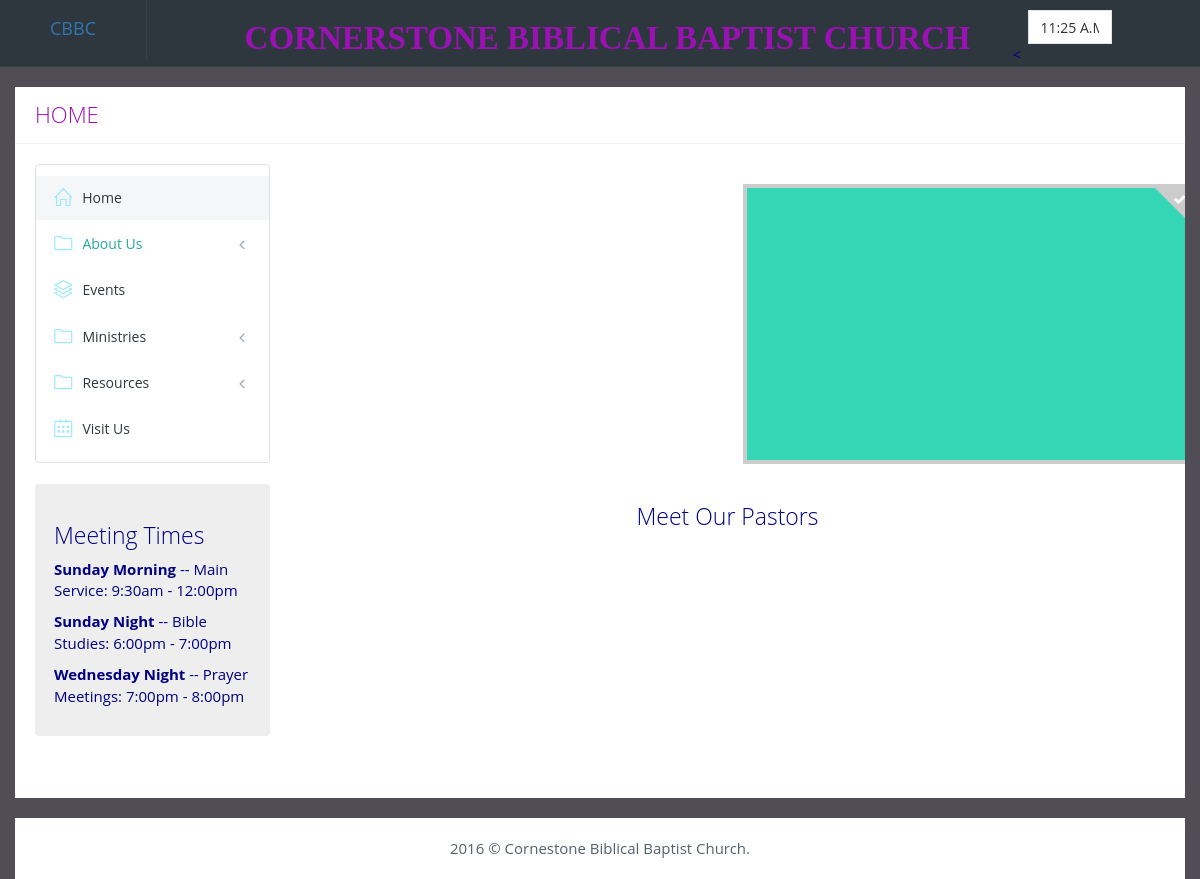
The app's page /, older data.
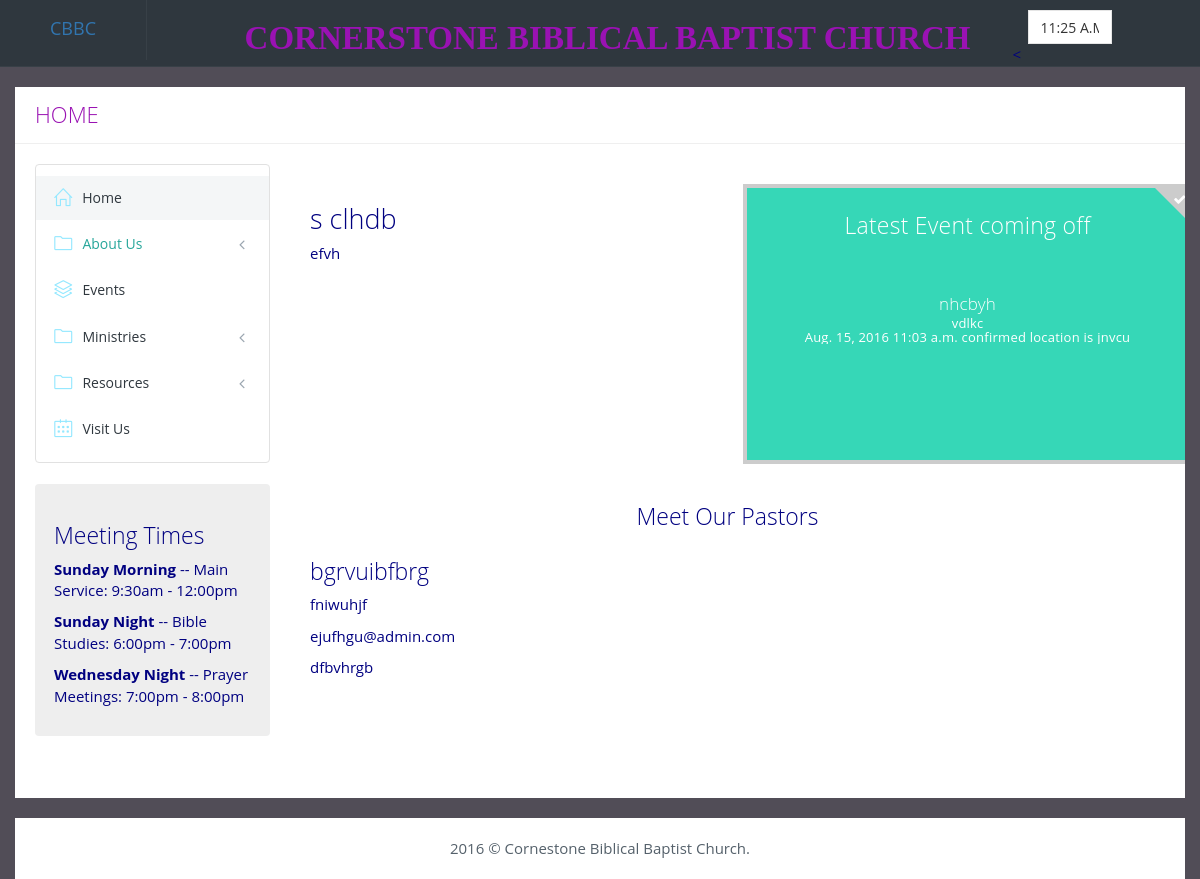
The same page, newer data.
### home/models.py (models this page shows, shortened)
class Welcome(models.Model):
	date_posted = models.DateTimeField(auto_now_add=True)
	title = models.CharField(max_length=100)
	content = models.CharField(max_length=500)
	pastor = models.CharField(max_length=100)
	note = models.CharField(max_length=200)

class Pastor(models.Model):
	date_posted = models.DateTimeField(auto_now_add=True)
	name = models.CharField(max_length=100)
	role = models.CharField(max_length=100)
	background = models.CharField(max_length=1000)
	phone = models.CharField(max_length=50)
	email = models.EmailField(max_length=254)

### events/models.py (models this page shows, shortened)
class Event(models.Model):
	theme = models.CharField(max_length=100)
	theme_verse = models.CharField(max_length=100)
	verse = models.CharField(max_length=500)
	name = models.CharField(max_length=100)
	details = models.CharField(max_length=1000)
	location = models.CharField(max_length=300)
	time = models.TimeField(auto_now_add=False)
	date = models.DateField(auto_now_add=False)
	date_posted = models.DateTimeField(auto_now_add=True)

### home/views.py (the view)
# urls.py: 2. Add a URL to urlpatterns:  url(r'^$', views.home, name='home')
def home(request):
	details = Welcome.objects.order_by('-id')[:1]
	pastors = Pastor.objects.order_by('-id')[:1]
	events = Event.objects.order_by('-id')[:1]
	context = {
		'events' : events,
		'titles' : details,
		'pastors' : pastors,
		'title': 'Home',
	}
	return render(request, 'home.html', context)

### home/templates/home.html (shortened to what this page needs)
{% extends "base.html" %}
{% block content %}
<div class="portlet light">
          <div class="portlet-body">
            <div class="row margin-bottom-30">
            <div class="col-md-6">
            {% for item in titles %}
              <h2>{{ item.title }}</h2>
                <p>
                {{ item.content }}
                </p>
                {% endfor %}
              </div>
              <div class="col-md-6">
<div class="tiles">
<div class="tile double-down double selected bg-green-turquoise" style="width: 450px !important;">
          {% for item in events %}
          <div class="tile-body" style="text-align: center;">
          <h3 style="padding-top:20px;">Latest Event coming off</h3>
          <div style=" padding-top: 60px;">
            <h4>{{item.name}}</h4>
            <p>
               {{item.theme}}
            </p>
            <p>
               {{item.date}} {{item.time}} confirmed location is {{item.location}}
            </p>
            </div>
          </div>
          {% endfor %}
        </div>
        </div>
        </div>
        </div>
  <div class="headline">
    <h3 class="text-center">Meet Our Pastors</h3>
 </div>
   <div class="row">
   {% for item in pastors %}
        <div class="col-md-4">
          <div class="meet-our-team">
            <h3>{{ item.name }} </h3>
            <div class="team-info">
              <p>
                 {{ item.background }}
              </p>
              <p>
                {{ item.email}}
              </p>
              <p>
                {{ item.phone}}
              </p>
            </div>
          </div>
        </div>
        {% endfor %}
        </div>
        </div></div>
  {% endblock %}

### home/templates/base.html (shortened to what this page needs)
{% load staticfiles %}
<!DOCTYPE html>
<html>
<head>
	<link rel="stylesheet" type="text/css" href="{% static 'css/bootstrap.min.css' %}">
	<link rel="stylesheet" type="text/css" href="{% static 'css/simple-line-icons.min.css' %}">
	<link rel="stylesheet" type="text/css" href="{% static 'css/components-rounded.css' %}">
	<link rel="stylesheet" type="text/css" href="{% static 'css/custom.css' %}">
	<link rel="stylesheet" type="text/css" href="{% static 'css/layout.css' %}">
	<link rel="stylesheet" type="text/css" href="{% static 'css/timeline-old.css' %}">
	<link rel="stylesheet" type="text/css" href="{% static 'css/font-awesome.css' %}">
</head>
<body onLoad="startclock()" class="page-quick-sidebar-over-content">
{% include "app_bar.html" %}
<div class="container-fluid">
      	<div class="page-content page-content-popup">
          <div class="page-content-fixed-header">
            <ul class="page-breadcrumb">
              <li class="font-purple-seance uppercase">{{ title }}</li>
            </ul>
          </div>
{% include "sidemenu.html" %}
<div class="page-fixed-main-content">
{% block content %}{% endblock %}
</div>
</div>
      <footer><p class="copyright-v2">2016 © Cornestone Biblical Baptist Church.</p></footer>
      </div>
</body>
</html>

### home/templates/app_bar.html
<header class="page-header">
      <nav class="navbar" role="navigation">
          <div class="container-fluid">
              <div class="row">
                <div class="col-md-2 col-xs-2">
                  <a id="index" class="navbar-brand" href="{% url 'home' %}" style="padding-left: 50px;padding-right: 50px;">
                      CBBC
                  </a>
                  </div>
                <div class="col-md-8 col-xs-8"><a href="{% url 'home' %}" style="text-decoration: noen;">
        <h1 class="navbartext text-center font-purple-seance" style="font-family: algerian;"><b>CORNERSTONE BIBLICAL BAPTIST CHURCH</b></h1></a>
        </div>
                    <div class="col-md-2 col-xs-2">
                      <form style="padding-top:10px;" name="clock">
                        <div class="input-group">
                          <input class="form-control" type="text" name="face" size=5 value="">
                        </div>
                      </form>
                      </div>
                      <
              </div>
          </div>
      </nav>
  </header>

### home/templates/sidemenu.html (shortened to what this page needs)
<div class="page-sidebar-wrapper">
  <div class="page-sidebar navbar-collapse collapse">
    <ul id="nav" class="page-sidebar-menu" data-keep-expanded="false" data-auto-scroll="true" data-slide-speed="200">
      <li class="active" >
        <a class="start" href="{% url 'home' %}">
        <i class="icon-home"></i>
        <span class="title"> Home</span>
        </a>
      </li>
      <li >
        <a href="javascript:;">
        <i class="icon-folder"></i>
        <span class="title font-green"> About Us</span>
        </a>
      </li>
      <li >
        <a href="{% url 'event' %}">
        <i class="icon-layers"></i>
        <span class="title"> Events</span>
        </a>
      </li>
      <li>
        <a href="javascript:;">
        <i class="icon-folder"></i>
        <span class="title"> Ministries</span>
        </a>
      </li>
      <li>
        <a href="javascript:;">
        <i class="icon-folder"></i>
        <span class="title">Resources</span>
        </a>
      </li>
      <li>
        <a href="{% url 'contact' %}">
        <i class="icon-calendar"></i>
        <span class="title">Visit Us</span>
        </a>
      </li>
    </ul>
                  <br><div class="well">
                    <h3>Meeting Times</h3>
                    <p>
                    <strong>Sunday Morning</strong> -- Main Service: 9:30am - 12:00pm
                    </p>
                    <p>
                      <strong>Sunday Night</strong> -- Bible Studies: 6:00pm - 7:00pm
                    </p>
                    <p>
                      <strong>Wednesday Night</strong> -- Prayer Meetings: 7:00pm - 8:00pm
                    </p>
                  </div><br>
                  </div>
                </div>

### static/css/layout.css (style rules this page uses)
.page-header { margin: 0; padding: 0; background: #2f373e; border-bottom-color: #384047; }
.page-header .navbar { z-index: 0; border: none; position: static; margin-bottom: 0; border-radius: 0; }
.page-header .navbar .container-fluid { padding-right: 0; }
.page-header .navbar-brand { height: 60px; max-height: 60px; line-height: 27px; border-right: 1px solid #384047; }
body { background-color: #514D57; background-position: center center; background-size: cover; background-attachment: fixed; }
html { height: 100%; }
.page-content.page-content-popup { background: #fff; }
.page-content { margin: 20px 0; overflow: hidden; }
.page-content .page-content-fixed-header { width: 100%; background: #fff; border-bottom: 1px solid #efefef; }
.page-content .page-content-fixed-header:before, .page-content .page-content-fixed-header:after { display: table; content: " "; }
.page-content .page-content-fixed-header:after { clear: both; }
.page-content .page-content-fixed-header .page-breadcrumb { float: left; list-style: none; margin-bottom: 0; padding-left: 20px; }
.page-content .page-content-fixed-header .page-breadcrumb > li { margin: 0; color: #6c7984; font-size: 22px; padding: 12px 0; font-weight: 200; white-space: pre-line; display: inline-block; }
.page-content .page-fixed-main-content { padding: 20px; }
@media (min-width: 992px) { .page-content .page-fixed-main-content { overflow: hidden; margin-left: 255px; } }
.page-sidebar, .page-sidebar-closed.page-sidebar-fixed .page-sidebar:hover { -webkit-border-radius: 4px; -moz-border-radius: 4px; -ms-border-radius: 4px; -o-border-radius: 4px; border-radius: 4px; background: #fff; }
.page-sidebar.navbar-collapse, .page-sidebar-closed.page-sidebar-fixed .page-sidebar:hover.navbar-collapse { padding: 0; box-shadow: none; }
.page-sidebar .page-sidebar-menu, .page-sidebar-closed.page-sidebar-fixed .page-sidebar:hover .page-sidebar-menu { border: 1px solid #e1e1e1; -webkit-border-radius: 4px; -moz-border-radius: 4px; -ms-border-radius: 4px; -o-border-radius: 4px; border-radius: 4px; list-style: none; margin-bottom: 0; padding: 0; }
.page-sidebar .page-sidebar-menu > li, .page-sidebar-closed.page-sidebar-fixed .page-sidebar:hover .page-sidebar-menu > li { display: block; margin: 0; padding: 0; border: 0px; }
.page-sidebar .page-sidebar-menu > li > a, .page-sidebar-closed.page-sidebar-fixed .page-sidebar:hover .page-sidebar-menu > li > a { color: #2f373e; display: block; position: relative; margin: 1px 0 0 0; border: 0px; padding: 12px 15px; text-decoration: none; }
.page-sidebar .page-sidebar-menu > li > a > .title, .page-sidebar-closed.page-sidebar-fixed .page-sidebar:hover .page-sidebar-menu > li > a > .title { font-size: 14px; font-weight: 400; }
.page-sidebar .page-sidebar-menu > li > a > i, .page-sidebar-closed.page-sidebar-fixed .page-sidebar:hover .page-sidebar-menu > li > a > i { color: #94e8ff; font-size: 18px; text-shadow: none; font-weight: 300; }
.page-sidebar .page-sidebar-menu > li > a > [class^="icon-"], .page-sidebar-closed.page-sidebar-fixed .page-sidebar:hover .page-sidebar-menu > li > a > [class^="icon-"] { top: 2px; margin-left: 1px; margin-right: 4px; }
.page-sidebar .page-sidebar-menu > li.active > a, .page-sidebar-closed.page-sidebar-fixed .page-sidebar:hover .page-sidebar-menu > li.active > a { border: none; text-shadow: none; background: #f4f6f7; font-size: 14px; }
.page-sidebar .page-sidebar-menu > li.active > a > i, .page-sidebar-closed.page-sidebar-fixed .page-sidebar:hover .page-sidebar-menu > li.active > a > i { color: #94e8ff; }
.page-sidebar .page-sidebar-menu li.active > a, .page-sidebar-closed.page-sidebar-fixed .page-sidebar:hover .page-sidebar-menu li.active > a { background: #f4f6f7; }
.page-sidebar .page-sidebar-menu li.active > a > i, .page-sidebar-closed.page-sidebar-fixed .page-sidebar:hover .page-sidebar-menu li.active > a > i { color: #94e8ff; }
@media (min-width: 992px) { .page-sidebar { width: 235px; float: left; position: relative; margin: 20px -100% 20px 20px; } }
@media (min-width: 992px) { .page-sidebar.navbar-collapse { max-height: none !important; } }
@media (min-width: 992px) { .page-sidebar .page-sidebar-menu { padding: 10px 0; } }
.copyright-v2 { color: #55616b; text-align: center; padding: 20px 0; margin-bottom: 0; background: #fff; }

Row changes from the older to the newer data that the page shows:
added Welcome: title "s clhdb", content "efvh"
added Event: name "nhcbyh", theme "vdlkc", date "Aug. 15, 2016", time "11:03 a.m.", location "jnvcu"
added Pastor: name "bgrvuibfbrg", background "fniwuhjf", email "ejufhgu@admin.com", phone "dfbvhrgb"
